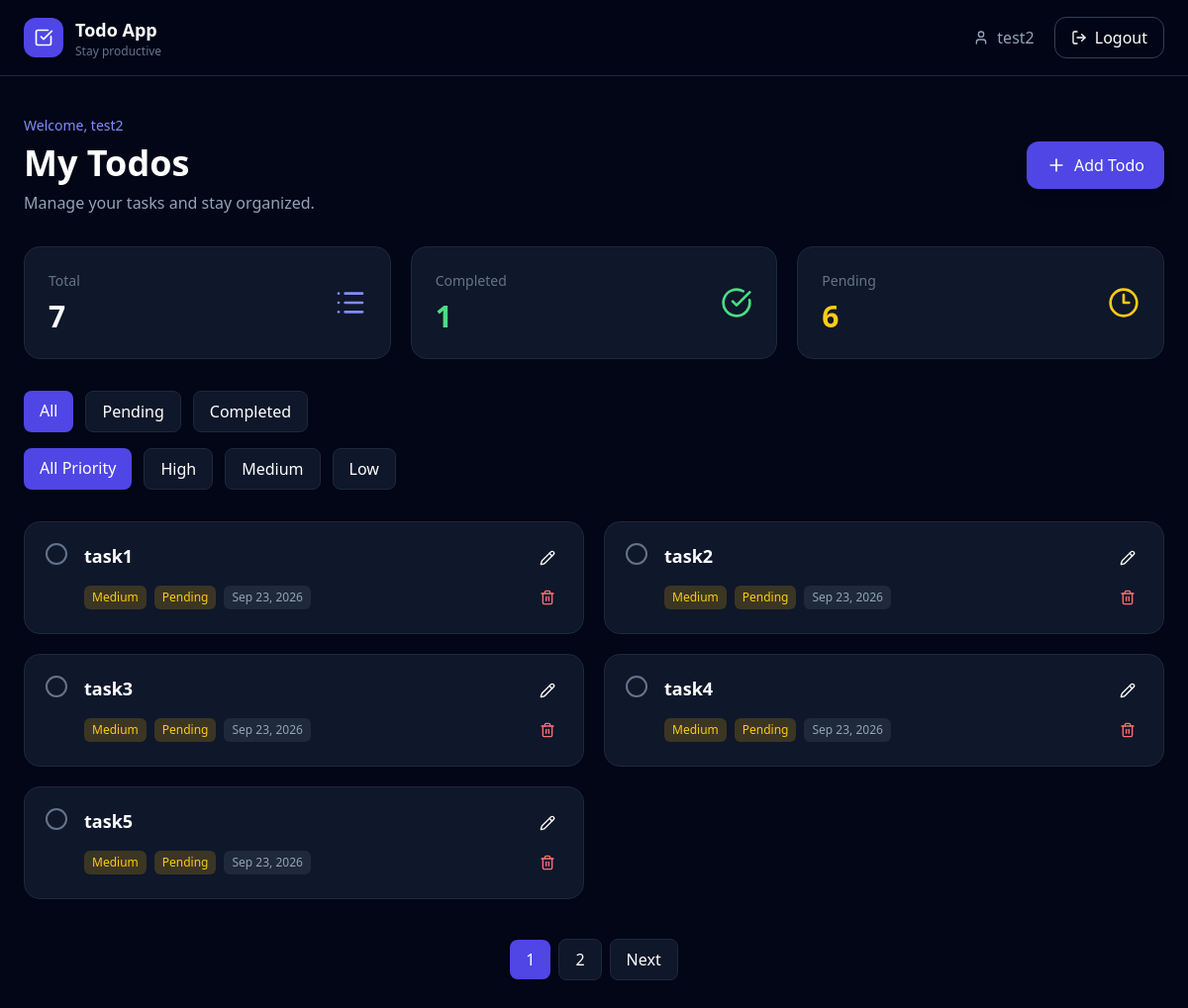
/todos/ (signed in), run on the app's committed database.
### todos/models.py (models this page shows, shortened)
class Todo(models.Model):
    PRIORITY_CHOICES = [("low", "Low"),("medium", "Medium"),("high", "High"),]
    user = models.ForeignKey(User,on_delete=models.CASCADE,related_name="todos")
    title = models.CharField(max_length=200)
    description = models.TextField(blank=True)
    priority = models.CharField(max_length=10,choices=PRIORITY_CHOICES,default="medium")
    completed = models.BooleanField(default=False)
    created_at = models.DateTimeField(auto_now_add=True)

### todos/views.py (the view)
# urls.py: path("",TodoListView.as_view(),name="todo_dashboard"),
class TodoListView(LoginRequiredMixin, ListView):
    model = Todo
    template_name = "todos/dashboard.html"
    context_object_name = "todos"
    login_url = reverse_lazy("login")
    paginate_by = 5
    def get_queryset(self):
        queryset = Todo.objects.filter(user=self.request.user)
        status = self.request.GET.get("status")
        priority = self.request.GET.get("priority")
        if status == "pending":
            queryset = queryset.filter(completed=False)
        elif status == "completed":
            queryset = queryset.filter(completed=True)
        if priority in ["low", "medium", "high"]:
            queryset = queryset.filter(priority=priority)
        return queryset
    def get_context_data(self, **kwargs):
        context = super().get_context_data(**kwargs)
        all_todos = Todo.objects.filter(user=self.request.user)
        context["total_count"] = all_todos.count()
        context["completed_count"] = all_todos.filter(completed=True).count()
        context["pending_count"] = all_todos.filter(completed=False).count()
        context["current_status"] = self.request.GET.get("status","all")
        context["current_priority"] = self.request.GET.get("priority","all")
        return context

### todos/templates/todos/dashboard.html (shortened to what this page needs)
<!DOCTYPE html>
<html lang="en">
<head>
    <script src="https://cdn.tailwindcss.com"></script>
</head>
<body class="min-h-screen bg-slate-950 text-white">
    <nav class="border-b border-slate-800 bg-slate-950/80 backdrop-blur">
        <div class="max-w-7xl mx-auto px-6 py-4">
            <div class="flex items-center justify-between">
                <a href="{% url 'todo_dashboard' %}" class="flex items-center gap-3">
                    <div class="w-10 h-10 rounded-xl bg-indigo-600 flex items-center justify-center">
                        <i data-lucide="check-square" class="w-5 h-5"></i>
                    </div>
                    <div>
                        <h1 class="font-bold text-lg">Todo App</h1>
                        <p class="text-xs text-slate-500">Stay productive</p>
                    </div>
                </a>
                <div class="flex items-center gap-5">
                    <div class="hidden sm:flex items-center gap-2 text-slate-400">
                        <i data-lucide="user" class="w-4 h-4"></i>
                        {{ request.user.username }}
                    </div>
                    <form method="post" action="{% url 'logout' %}">
                        <button type="submit"
                            class="flex items-center gap-2 px-4 py-2 rounded-xl border border-slate-700 hover:bg-slate-800 transition">
                            <i data-lucide="log-out" class="w-4 h-4"></i>
                            Logout
                        </button>
                    </form>
                </div>
            </div>
        </div>
    </nav>
    <main class="max-w-7xl mx-auto px-6 py-10">
        <div class="flex flex-col md:flex-row md:items-center md:justify-between gap-5 mb-8">
            <div>
                <p class="text-indigo-400 text-sm font-medium mb-2">
                    Welcome, {{ request.user.username }}
                </p>
                <h2 class="text-4xl font-bold">My Todos</h2>
                <p class="text-slate-400 mt-2">
                    Manage your tasks and stay organized.
                </p>
            </div>
            <a href="{% url 'todo_create' %}"
                class="inline-flex items-center justify-center gap-2 px-5 py-3 rounded-xl bg-indigo-600 hover:bg-indigo-500 shadow-lg transition">
                <i data-lucide="plus" class="w-5 h-5"></i>
                Add Todo
            </a>
        </div>
        <div class="grid grid-cols-1 sm:grid-cols-3 gap-5 mb-8">
            <div class="bg-slate-900 border border-slate-800 rounded-2xl p-6">
                <div class="flex justify-between items-center">
                    <div>
                        <p class="text-slate-500 text-sm">Total</p>
                        <h3 class="text-3xl font-bold mt-2">{{ total_count }}</h3>
                    </div>
                    <i data-lucide="list" class="w-8 h-8 text-indigo-400"></i>
                </div>
            </div>
            <div class="bg-slate-900 border border-slate-800 rounded-2xl p-6">
                <div class="flex justify-between items-center">
                    <div>
                        <p class="text-slate-500 text-sm">Completed</p>
                        <h3 class="text-3xl font-bold text-green-400 mt-2">
                            {{ completed_count }}
                        </h3>
                    </div>
                    <i data-lucide="check-circle" class="w-8 h-8 text-green-400"></i>
                </div>
            </div>
            <div class="bg-slate-900 border border-slate-800 rounded-2xl p-6">
                <div class="flex justify-between items-center">
                    <div>
                        <p class="text-slate-500 text-sm">Pending</p>
                        <h3 class="text-3xl font-bold text-yellow-400 mt-2">
                            {{ pending_count }}
                        </h3>
                    </div>
                    <i data-lucide="clock-3" class="w-8 h-8 text-yellow-400"></i>
                </div>
            </div>
        </div>
        <div class="flex flex-wrap gap-3 mb-4">
            <a href="?priority={{ current_priority }}"
                class="px-4 py-2 rounded-lg transition
                {% if current_status == 'all' %}
                    bg-indigo-600
                {% else %}
                    bg-slate-900 border border-slate-800 hover:bg-slate-800
                {% endif %}">
                All
            </a>
            <a href="?status=pending&priority={{ current_priority }}"
                class="px-4 py-2 rounded-lg transition
                {% if current_status == 'pending' %}
                    bg-yellow-500 text-black
                {% else %}
                    bg-slate-900 border border-slate-800 hover:bg-slate-800
                {% endif %}">
                Pending
            </a>
            <a href="?status=completed&priority={{ current_priority }}"
                class="px-4 py-2 rounded-lg transition
                {% if current_status == 'completed' %}
                    bg-green-500 text-black
                {% else %}
                    bg-slate-900 border border-slate-800 hover:bg-slate-800
                {% endif %}">
                Completed
            </a>
        </div>
        <div class="flex flex-wrap gap-3 mb-8">
            <a href="?status={{ current_status }}"
                class="px-4 py-2 rounded-lg transition
                {% if current_priority == 'all' %}
                    bg-indigo-600
                {% else %}
                    bg-slate-900 border border-slate-800 hover:bg-slate-800
                {% endif %}">
                All Priority
            </a>
            <a href="?status={{ current_status }}&priority=high"
                class="px-4 py-2 rounded-lg transition
                {% if current_priority == 'high' %}
                    bg-red-500 text-black
                {% else %}
                    bg-slate-900 border border-slate-800 hover:bg-slate-800
                {% endif %}">
                High
            </a>
            <a href="?status={{ current_status }}&priority=medium"
                class="px-4 py-2 rounded-lg transition
                {% if current_priority == 'medium' %}
                    bg-yellow-500 text-black
                {% else %}
                    bg-slate-900 border border-slate-800 hover:bg-slate-800
                {% endif %}">
                Medium
            </a>
            <a href="?status={{ current_status }}&priority=low"
                class="px-4 py-2 rounded-lg transition
                {% if current_priority == 'low' %}
                    bg-green-500 text-black
                {% else %}
                    bg-slate-900 border border-slate-800 hover:bg-slate-800
                {% endif %}">
                Low
            </a>
        </div>
        <div class="grid grid-cols-1 lg:grid-cols-2 gap-5">
            {% for todo in todos %}
            <div class="bg-slate-900 border border-slate-800 rounded-2xl p-5 hover:border-slate-700 transition">
                <div class="flex justify-between gap-4">
                    <div class="flex gap-4">
                        <form method="post" action="{% url 'todo_toggle' todo.pk %}">
                            <button type="submit">
                                {% if todo.completed %}
                                    <i data-lucide="circle-check"
                                        class="w-6 h-6 text-green-400"></i>
                                {% else %}
                                    <i data-lucide="circle"
                                        class="w-6 h-6 text-slate-500 hover:text-indigo-400"></i>
                                {% endif %}
                            </button>
                        </form>
                        <div>
                            <h3 class="text-lg font-semibold
                                ">
                                {{ todo.title }}
                            </h3>
                            <div class="flex flex-wrap gap-2 mt-4">
                                {% if todo.priority == "high" %}
                                    <span class="px-2 py-1 rounded-md text-xs bg-red-500/20 text-red-400">
                                        High
                                    </span>
                                {% elif todo.priority == "medium" %}
                                    <span class="px-2 py-1 rounded-md text-xs bg-yellow-500/20 text-yellow-400">
                                        Medium
                                    </span>
                                {% else %}
                                    <span class="px-2 py-1 rounded-md text-xs bg-green-500/20 text-green-400">
                                        Low
                                    </span>
                                {% endif %}
                                {% if todo.completed %}
                                    <span class="px-2 py-1 rounded-md text-xs bg-green-500/20 text-green-400">
                                        Completed
                                    </span>
                                {% else %}
                                    <span class="px-2 py-1 rounded-md text-xs bg-yellow-500/20 text-yellow-400">
                                        Pending
                                    </span>
                                {% endif %}
                                <span class="px-2 py-1 rounded-md text-xs bg-slate-800 text-slate-400">
                                    {{ todo.created_at|date:"M d, Y" }}
                                </span>
                            </div>
                        </div>
                    </div>
                    <div class="flex flex-col gap-2">
                        <a href="{% url 'todo_update' todo.pk %}"
                            class="p-2 rounded-lg hover:bg-slate-800 transition">
                            <i data-lucide="pencil" class="w-4 h-4"></i>
                        </a>
                        <a href="{% url 'todo_delete' todo.pk %}"
                            class="p-2 rounded-lg hover:bg-red-500/20 transition">
                            <i data-lucide="trash-2" class="w-4 h-4 text-red-400"></i>
                        </a>
                    </div>
                </div>
            </div>
            {% endfor %}
        </div>
        {% if is_paginated %}
        <div class="flex justify-center items-center gap-2 mt-10">
            {% for num in page_obj.paginator.page_range %}
                {% if page_obj.number == num %}
                <span class="px-4 py-2 rounded-lg bg-indigo-600">
                    {{ num }}
                </span>
                {% else %}
                <a href="?status={{ current_status }}&priority={{ current_priority }}&page={{ num }}"
                    class="px-4 py-2 rounded-lg bg-slate-900 border border-slate-800 hover:bg-slate-800">
                    {{ num }}
                </a>
                {% endif %}
            {% endfor %}
            {% if page_obj.has_next %}
            <a href="?status={{ current_status }}&priority={{ current_priority }}&page={{ page_obj.next_page_number }}"
                class="px-4 py-2 rounded-lg bg-slate-900 border border-slate-800 hover:bg-slate-800">
                Next
            </a>
            {% endif %}
        </div>
        {% endif %}
    </main>
</body>
</html>

### data on the page
Todo: completed False (drawn), title "task1", priority "Medium", created_at "Sep 23, 2026"
Todo: completed False (drawn), title "task2", priority "Medium", created_at "Sep 23, 2026"
Todo: completed False (drawn), title "task3", priority "Medium", created_at "Sep 23, 2026"
Todo: completed False (drawn), title "task4", priority "Medium", created_at "Sep 23, 2026"
Todo: completed False (drawn), title "task5", priority "Medium", created_at "Sep 23, 2026"

### other printed values
{{ request.user.username }} "test2"
{{ total_count }} "7"
{{ completed_count }} "1"
{{ pending_count }} "6"
{{ num }} "1"
{{ num }} "2"
